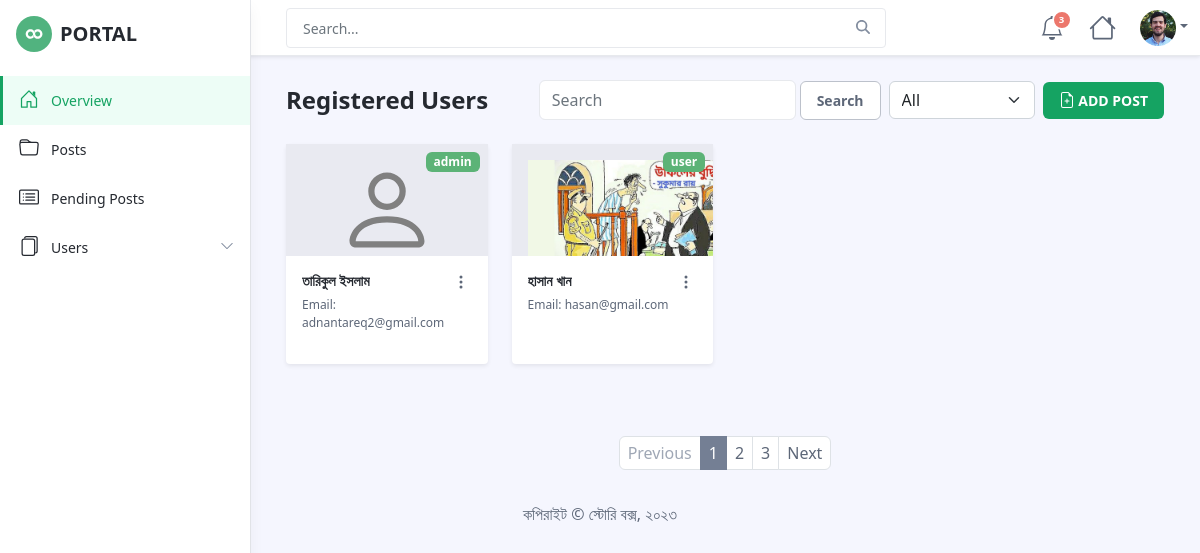
The page /admin/users.php (signed in) on the database its author committed.
### tables this page shows
CREATE TABLE `users` (
  `user_id` int(11) NOT NULL,
  `username` varchar(255) NOT NULL,
  `user_type` text NOT NULL,
  `user_email` text NOT NULL,
  `user_image` text NOT NULL DEFAULT 'person.svg',
  `token` text NOT NULL,
  `first_name` text NOT NULL,
  `last_name` text NOT NULL,
  `password` varchar(255) NOT NULL,
  `date` int(11) NOT NULL,
  `status` text NOT NULL
);

### admin/users.php (the view, shortened to what this page needs)
<?php include 'includes/admin_header.php';
delete(); ?>
<div class="app-wrapper">
	<div class="app-content pt-3 p-md-3 p-lg-4">
		<div class="container-xl">
			<div class="row g-3 mb-4 align-items-center justify-content-between">
				<div class="col-auto">
					<h1 class="app-page-title mb-0">Registered Users</h1>
				</div>
				<?php include 'includes/option.php' ?>
				<div class="row g-4">
				<?php
					$query="SELECT * FROM users WHERE status='active'";
					$run=mysqli_query($connection,$query);
					while($data=mysqli_fetch_assoc($run)){
						?>
					<div class="col-6 col-md-4 col-xl-3 col-xxl-2">
						<div class="app-card app-card-doc shadow-sm h-100">
							<div style="overflow: hidden;" class="app-card-thumb-holder p-3">
								<img style="max-width:30vh" src="../images/<?php echo $data['user_image'] ?>" alt="img">
								<span class="badge bg-success"><?php echo $data['user_type'] ?></span>
								<a class="app-card-link-mask" href="#file-link"></a>
							</div>
							<div class="app-card-body p-3 has-card-actions">
								<h4 class="app-doc-title truncate mb-0"><a href="#file-link"><?php echo $data['first_name']." ".$data['last_name'] ?></a></h4>
								<div class="app-doc-meta">
									<p>Email: <?php echo $data['user_email'] ?></p>
								</div>
								<div class="app-card-actions">
									<div class="dropdown">
										<div class="dropdown-toggle no-toggle-arrow" data-bs-toggle="dropdown"
											aria-expanded="false">
											<svg width="1em" height="1em" viewBox="0 0 16 16"
												class="bi bi-three-dots-vertical" fill="currentColor"
												xmlns="http://www.w3.org/2000/svg">
												<path fill-rule="evenodd"
													d="M9.5 13a1.5 1.5 0 1 1-3 0 1.5 1.5 0 0 1 3 0zm0-5a1.5 1.5 0 1 1-3 0 1.5 1.5 0 0 1 3 0zm0-5a1.5 1.5 0 1 1-3 0 1.5 1.5 0 0 1 3 0z" />
											</svg>
										</div>
									</div>
								</div>
							</div>
						</div>
					</div>
					<?php }?>
				</div>
			</div>
		</div>
		<nav class="app-pagination mt-5">
			<ul class="pagination justify-content-center">
				<li class="page-item disabled">
					<a class="page-link" href="#" tabindex="-1" aria-disabled="true">Previous</a>
				</li>
				<li class="page-item active"><a class="page-link" href="#">1</a></li>
				<li class="page-item"><a class="page-link" href="#">2</a></li>
				<li class="page-item"><a class="page-link" href="#">3</a></li>
				<li class="page-item">
					<a class="page-link" href="#">Next</a>
				</li>
			</ul>
		</nav>
	</div>
<?php include 'includes/admin_footer.php'; ?>

### rows shown on the page
users: user_image (picture), user_type "admin", first_name "তারিকুল", last_name "ইসলাম", user_email "adnantareq2@gmail.com"
users: user_image (picture), user_type "user", first_name "হাসান", last_name "খান", user_email "hasan@gmail.com"
